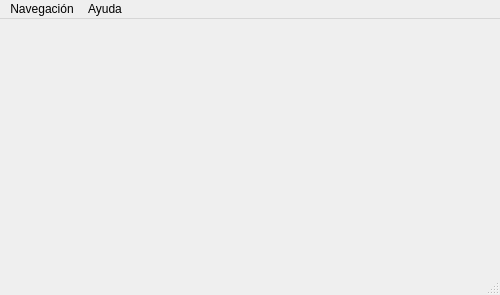
<?xml version="1.0" encoding="UTF-8"?>
<ui version="4.0">
 <class>MainWindow</class>
 <widget class="QMainWindow" name="MainWindow">
  <property name="geometry">
   <rect>
    <x>0</x>
    <y>0</y>
    <width>500</width>
    <height>295</height>
   </rect>
  </property>
  <property name="windowTitle">
   <string>SIPREC_CCII</string>
  </property>
  <property name="windowIcon">
   <iconset resource="Icons.qrc">
    <normaloff>:/4443501_healthy_hygiene_protect_shield_icon.png</normaloff>:/4443501_healthy_hygiene_protect_shield_icon.png</iconset>
  </property>
  <property name="toolButtonStyle">
   <enum>Qt::ToolButtonIconOnly</enum>
  </property>
  <property name="documentMode">
   <bool>false</bool>
  </property>
  <widget class="QWidget" name="centralwidget">
   <layout class="QGridLayout" name="gridLayout">
    <item row="0" column="0">
     <widget class="QStackedWidget" name="stackedWidget">
      <property name="currentIndex">
       <number>-1</number>
      </property>
     </widget>
    </item>
   </layout>
  </widget>
  <widget class="QStatusBar" name="statusbar">
   <property name="acceptDrops">
    <bool>true</bool>
   </property>
  </widget>
  <widget class="QMenuBar" name="menubar">
   <property name="geometry">
    <rect>
     <x>0</x>
     <y>0</y>
     <width>500</width>
     <height>25</height>
    </rect>
   </property>
   <widget class="QMenu" name="menuFunciones">
    <property name="title">
     <string>Navegación</string>
    </property>
    <addaction name="separator"/>
    <addaction name="actionSuministros_2"/>
    <addaction name="actionHistoriales_Medicos_2"/>
    <addaction name="actionListado"/>
    <addaction name="separator"/>
    <addaction name="actionSalir"/>
   </widget>
   <widget class="QMenu" name="menuAcerca_de">
    <property name="title">
     <string>Ayuda</string>
    </property>
    <addaction name="actionAcerca_de_SIPREC_CCII"/>
    <addaction name="actionAcerca_de_QT"/>
   </widget>
   <addaction name="menuFunciones"/>
   <addaction name="menuAcerca_de"/>
  </widget>
  <action name="actionSuministros_2">
   <property name="icon">
    <iconset resource="Icons.qrc">
     <normaloff>:/5986166_supplies_icon.png</normaloff>:/5986166_supplies_icon.png</iconset>
   </property>
   <property name="text">
    <string>Suministros</string>
   </property>
   <property name="shortcut">
    <string>Ctrl+S</string>
   </property>
  </action>
  <action name="actionHistoriales_Medicos_2">
   <property name="icon">
    <iconset resource="Icons.qrc">
     <normaloff>:/285655_user_icon.png</normaloff>:/285655_user_icon.png</iconset>
   </property>
   <property name="text">
    <string>Historiales Medicos</string>
   </property>
   <property name="shortcut">
    <string>Ctrl+H</string>
   </property>
  </action>
  <action name="actionListado">
   <property name="icon">
    <iconset resource="Icons.qrc">
     <normaloff>:/1622833_checkmark_icon.png</normaloff>:/1622833_checkmark_icon.png</iconset>
   </property>
   <property name="text">
    <string>Listado</string>
   </property>
   <property name="shortcut">
    <string>Ctrl+L</string>
   </property>
  </action>
  <action name="actionSalir">
   <property name="icon">
    <iconset resource="Icons.qrc">
     <normaloff>:/20287_delete_exit_icon.png</normaloff>:/20287_delete_exit_icon.png</iconset>
   </property>
   <property name="text">
    <string>Salir</string>
   </property>
   <property name="shortcut">
    <string>Ctrl+Q</string>
   </property>
  </action>
  <action name="actionAcerca_de_SIPREC_CCII">
   <property name="icon">
    <iconset resource="Icons.qrc">
     <normaloff>:/4443501_healthy_hygiene_protect_shield_icon.png</normaloff>:/4443501_healthy_hygiene_protect_shield_icon.png</iconset>
   </property>
   <property name="text">
    <string>Acerca de SIPREC_CCII</string>
   </property>
  </action>
  <action name="actionAcerca_de_QT">
   <property name="icon">
    <iconset resource="Icons.qrc">
     <normaloff>:/337140_qt_icon.png</normaloff>:/337140_qt_icon.png</iconset>
   </property>
   <property name="text">
    <string>Acerca de QT</string>
   </property>
  </action>
 </widget>
 <resources>
  <include location="Icons.qrc"/>
 </resources>
 <connections/>
</ui>
